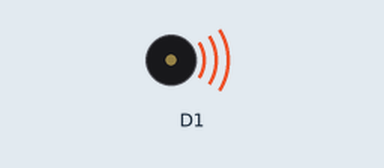
Simulated run of this sketch. Board: ESP8266 (NodeMCU). Parts: buzzer (waves = sounding).

Above: at 0.2 s.
At 3.5 s:
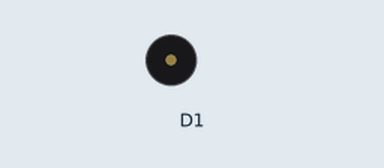
Timing chart, 0 to 4.6 s (numbered marks = the images above):
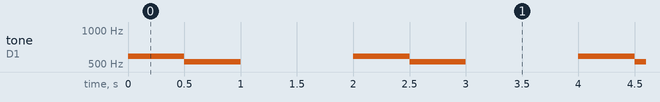

The sketch:

Lab3Exercise_Natasya_PassiveBuzzer.ino
```cpp
#include "pitches.h"

//notes in the melody:
int melody [] = {
  NOTE_D5, NOTE_C5};
  int duration = 500; // 500 miliseconds

void setup() {
  // put your setup code here, to run once:

}

void loop() {
  // put your main code here, to run repeatedly:
  for (int thisNote = 0; thisNote < 2; thisNote++) {
    //pin D1 controls the sound, emitting each note every 'duration' miliseconds
    tone(D1, melody[thisNote], duration);

    // Output the voice after 500 miliseconds
    delay(500);
  }

  //restart after a second
  delay(1000);
}
```

Measured:
- by itself, tone on D1: repeats every 2.0 s: 523 Hz 0.50 s, silent 1.0 s, 587 Hz 0.50 s
